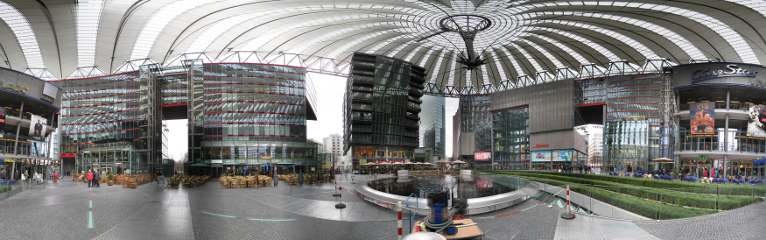
%> input picture tests/sonycenter.png, 766 x 240 px
$ octave test_panorama.m   (GNU Octave 9; MATLAB toolbox functions it lacks are replaced by stand-ins)
%> lines starting %> are read from the running program, lines starting %| are printed output that depends on the picture
% Panoramic image test with injected noise and motion blur,
% wraps around then commences blind orientation tests
% (With and without foreground objects)
% TODO: test SURF matching
% Scott Martin <semartin@andrew.cmu.edu>
% 5/2013

clear functions
clear tracker
addpath ../

pan = rgb2gray(imread('sonycenter.png'));
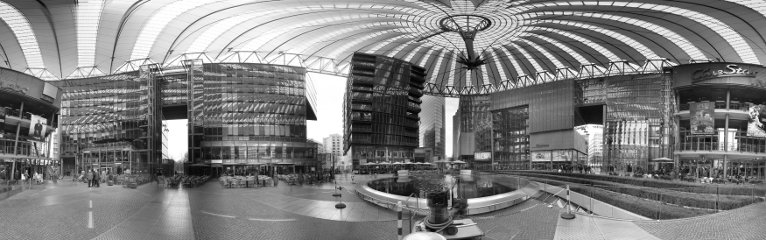
%> pan: size 240x766 uint8; min 0, max 255, mean 127.7
pan_wide = size(pan,2);
%> pan_wide = 766
pan = [pan pan(:,1:400)]; %Wrap it a wee bit
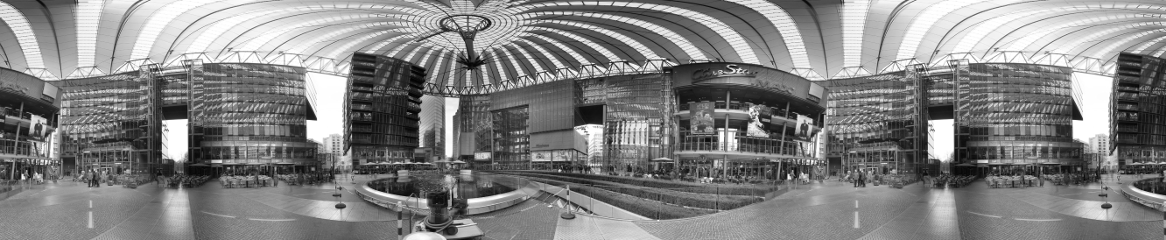
%> pan: size 240x1166 uint8; min 0, max 255, mean 131
hpos = 1;
WIDTH = 320;
HEIGHT = 240;

% Read one frame at a time.
first = pan(:, hpos:hpos+WIDTH-1);
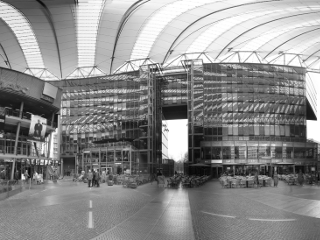
%> first: size 240x320 uint8; min 5, max 255, mean 139.5
%> (the run ends here)
